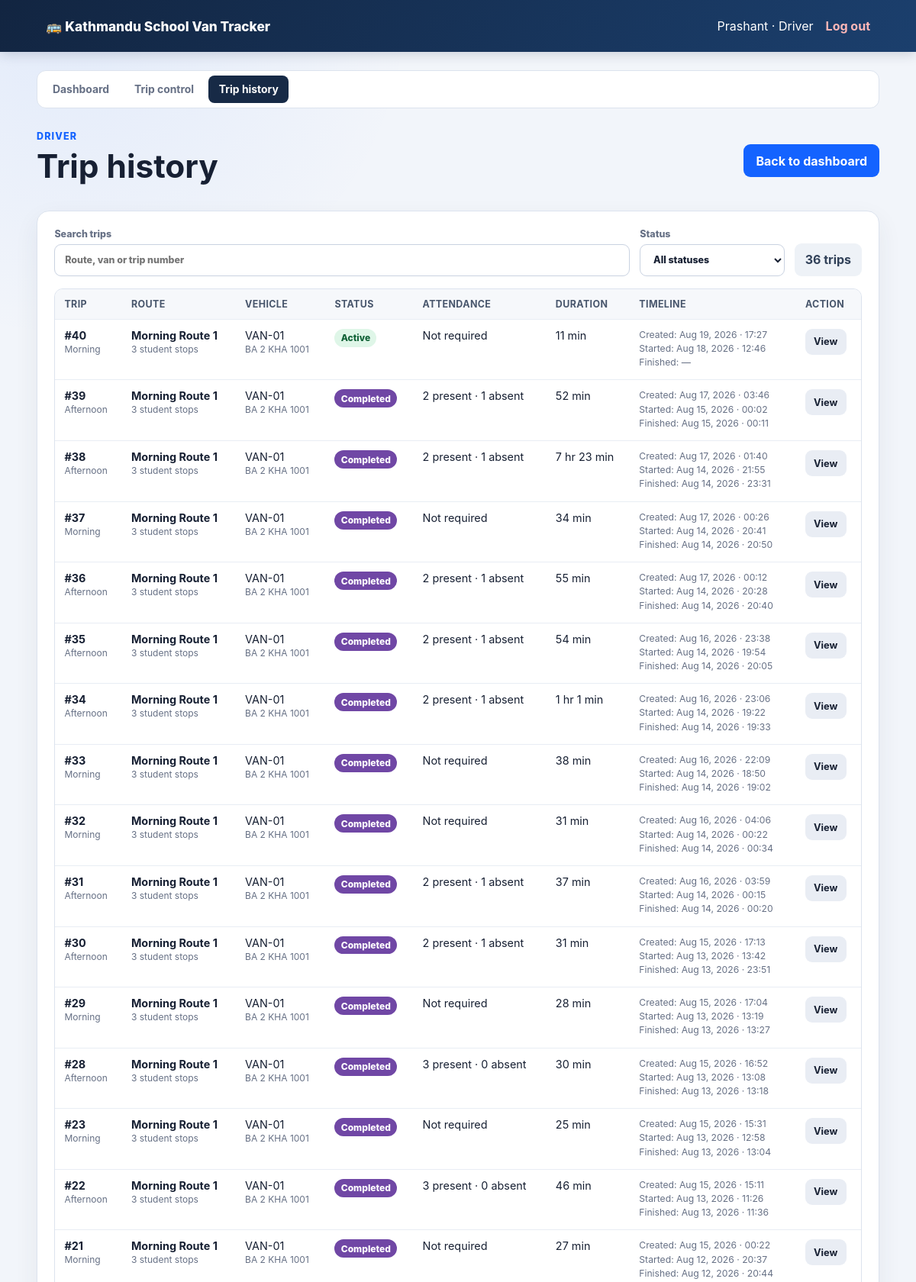
Page /driver/trip-history.php (signed in, upper part) on the committed database.
### tables this page shows
CREATE TABLE `trips` (
  `id` bigint(20) unsigned NOT NULL AUTO_INCREMENT,
  `route_id` bigint(20) unsigned NOT NULL,
  `van_id` bigint(20) unsigned NOT NULL,
  `driver_id` bigint(20) unsigned NOT NULL,
  `trip_type` enum('morning','afternoon') NOT NULL,
  `status` enum('scheduled','active','paused','emergency','completed','cancelled') NOT NULL DEFAULT 'scheduled',
  `started_at` datetime DEFAULT NULL,
  `completed_at` datetime DEFAULT NULL,
  `simulated_elapsed_sec` int(10) unsigned NOT NULL DEFAULT 0,
  `current_lat` decimal(10,8) DEFAULT NULL,
  `current_lng` decimal(11,8) DEFAULT NULL,
  `physical_speed_kmh` decimal(6,2) NOT NULL DEFAULT 0.00,
  `playback_multiplier` decimal(5,2) NOT NULL DEFAULT 1.00,
  `total_distance_m` decimal(12,2) NOT NULL DEFAULT 0.00,
  `distance_travelled_m` decimal(12,2) NOT NULL DEFAULT 0.00,
  `reached_stop_count` smallint(5) unsigned NOT NULL DEFAULT 0,
  `heading_deg` decimal(6,2) NOT NULL DEFAULT 0.00,
  `scenario_traffic_level` enum('low','medium','high') NOT NULL DEFAULT 'medium',
  `scenario_weather` enum('clear','rain','heavy_rain','fog') NOT NULL DEFAULT 'clear',
  `scenario_school_period` enum('regular','exam','half_day') NOT NULL DEFAULT 'regular',
  `scenario_hour_of_day` tinyint(3) unsigned NOT NULL DEFAULT 8,
  `scenario_day_of_week` tinyint(3) unsigned NOT NULL DEFAULT 0,
  `route_road_type` varchar(50) NOT NULL DEFAULT 'unclassified',
  `baseline_duration_sec` decimal(10,2) DEFAULT NULL,
  `predicted_eta_sec` decimal(10,2) DEFAULT NULL,
  `predicted_eta_lower_sec` decimal(10,2) DEFAULT NULL,
  `predicted_eta_upper_sec` decimal(10,2) DEFAULT NULL,
  `eta_model_version` varchar(80) DEFAULT NULL,
  `random_seed` int(10) unsigned DEFAULT NULL,
  `created_at` timestamp NOT NULL DEFAULT current_timestamp(),
  PRIMARY KEY (`id`),
  KEY `idx_trips_status` (`status`),
  KEY `idx_trips_van` (`van_id`),
  KEY `fk_trips_route` (`route_id`),
  KEY `fk_trips_driver` (`driver_id`),
  CONSTRAINT `fk_trips_driver` FOREIGN KEY (`driver_id`) REFERENCES `drivers` (`id`),
  CONSTRAINT `fk_trips_route` FOREIGN KEY (`route_id`) REFERENCES `routes` (`id`),
  CONSTRAINT `fk_trips_van` FOREIGN KEY (`van_id`) REFERENCES `vans` (`id`)
);

CREATE TABLE `routes` (
  `id` bigint(20) unsigned NOT NULL AUTO_INCREMENT,
  `name` varchar(120) NOT NULL,
  `start_name` varchar(160) NOT NULL,
  `start_lat` decimal(10,8) NOT NULL,
  `start_lng` decimal(11,8) NOT NULL,
  `school_name` varchar(160) NOT NULL,
  `school_lat` decimal(10,8) NOT NULL,
  `school_lng` decimal(11,8) NOT NULL,
  `algorithm` enum('astar','contraction_hierarchy') NOT NULL DEFAULT 'astar',
  `active` tinyint(1) NOT NULL DEFAULT 1,
  `created_at` timestamp NOT NULL DEFAULT current_timestamp(),
  PRIMARY KEY (`id`)
);

CREATE TABLE `vans` (
  `id` bigint(20) unsigned NOT NULL AUTO_INCREMENT,
  `van_number` varchar(50) NOT NULL,
  `plate_number` varchar(50) NOT NULL,
  `capacity` smallint(5) unsigned NOT NULL DEFAULT 15,
  `speed_limit_kmh` decimal(5,2) NOT NULL DEFAULT 40.00,
  `active` tinyint(1) NOT NULL DEFAULT 1,
  `created_at` timestamp NOT NULL DEFAULT current_timestamp(),
  PRIMARY KEY (`id`),
  UNIQUE KEY `van_number` (`van_number`),
  UNIQUE KEY `plate_number` (`plate_number`)
);

### web/config/database.php (called while the page is built, shortened)
<?php
function database(): PDO
{
    $host = getenv('VAN_TRACKER_DB_HOST') ?: '127.0.0.1';
    $port = getenv('VAN_TRACKER_DB_PORT') ?: '3306';
    $name = getenv('VAN_TRACKER_DB_NAME') ?: 'van_tracker_v2';
    $user = getenv('VAN_TRACKER_DB_USER') ?: 'root';
    $pass = getenv('VAN_TRACKER_DB_PASSWORD') ?: '';
    $dsn = "mysql:host={$host};port={$port};dbname={$name};charset=utf8mb4";
    $pdo = new PDO($dsn, $user, $pass, [
        PDO::ATTR_ERRMODE => PDO::ERRMODE_EXCEPTION,
        PDO::ATTR_DEFAULT_FETCH_MODE => PDO::FETCH_ASSOC,
        PDO::ATTR_EMULATE_PREPARES => false,
    ]);
    return $pdo;
}

### web/includes/auth.php (called while the page is built, shortened)
<?php
function escape(string $value): string
{
    return htmlspecialchars($value, ENT_QUOTES | ENT_SUBSTITUTE, 'UTF-8');
}

### web/driver/trip-history.php (the view, shortened to what this page needs)
<?php
require_once dirname(__DIR__) . '/config/database.php';
require_once dirname(__DIR__) . '/includes/auth.php';
require_once dirname(__DIR__) . '/includes/layout.php';
$statement = database()->prepare(
    'SELECT t.id, t.trip_type, t.status, t.created_at,
            t.started_at, t.completed_at, t.simulated_elapsed_sec,
            r.name AS route_name, v.van_number, v.plate_number,
            SUM(ts.student_id IS NOT NULL) AS student_count,
            SUM(ts.student_id IS NOT NULL AND ts.attendance_status = \'present\') AS present_count,
            SUM(ts.student_id IS NOT NULL AND ts.attendance_status = \'absent\') AS absent_count,
            SUM(ts.student_id IS NOT NULL AND ts.attendance_status = \'unmarked\') AS unmarked_count
     FROM trips t
     JOIN drivers d ON d.id = t.driver_id
     JOIN routes r ON r.id = t.route_id
     JOIN vans v ON v.id = t.van_id
     LEFT JOIN trip_stops ts ON ts.trip_id = t.id
     WHERE d.user_id = :user_id
     GROUP BY t.id
     ORDER BY t.id DESC'
);
$statement->execute(['user_id' => $_SESSION['user_id']]);
$trips = $statement->fetchAll();
function format_driver_trip_duration(int $seconds): string
{
    $hours = intdiv($seconds, 3600);
    $minutes = intdiv($seconds % 3600, 60);
    return $hours > 0
        ? sprintf('%d hr %d min', $hours, $minutes)
        : sprintf('%d min', max(1, $minutes));
}
function format_driver_trip_timestamp(?string $value): string
{
    return $value ? date('M d, Y · H:i', strtotime($value)) : '—';
}
?>
<div class="page-heading">
    <div><span class="eyebrow">Driver</span><h1>Trip history</h1></div>
    <a class="primary-button" href="<?= APP_BASE_URL ?>/driver/dashboard.php">Back to dashboard</a>
</div>
<section class="panel">
    <?php if (!$trips): ?><p class="muted">No trip records.</p><?php else: ?>
        <div class="history-toolbar">
            <label>
                <span>Search trips</span>
                <input id="trip-history-search" type="search"
                       placeholder="Route, van or trip number">
            </label>
            <label>
                <span>Status</span>
                <select id="trip-history-status">
                    <option value="">All statuses</option>
                </select>
            </label>
            <strong id="trip-history-count"><?= count($trips) ?> trips</strong>
        </div>
        <div class="data-table-wrap history-table-wrap"><table class="data-table history-table">
            <thead><tr><th>Trip</th><th>Route</th><th>Vehicle</th><th>Status</th><th>Attendance</th><th>Duration</th><th>Timeline</th><th>Action</th></tr></thead>
            <tbody><?php foreach ($trips as $trip): ?>
                <tr data-trip-history-row
                    data-status="<?= escape($trip['status']) ?>"
                    data-search="<?= escape(strtolower(implode(' ', [
                        '#' . $trip['id'], $trip['trip_type'], $trip['route_name'],
                        $trip['van_number'], $trip['plate_number'],
                    ]))) ?>">
                    <td><strong>#<?= (int) $trip['id'] ?></strong><br><small><?= escape(ucfirst($trip['trip_type'])) ?></small></td>
                    <td><strong><?= escape($trip['route_name']) ?></strong><br><small><?= (int) $trip['student_count'] ?> student stops</small></td>
                    <td><?= escape($trip['van_number']) ?><br><small><?= escape($trip['plate_number']) ?></small></td>
                    <td><span class="status-badge status-<?= escape($trip['status']) ?>"><?= escape(ucfirst($trip['status'])) ?></span></td>
                    <td>
                        <?php if ($trip['trip_type'] === 'morning'): ?>
                            Not required
                        <?php else: ?>
                            <?= (int) $trip['present_count'] ?> present · <?= (int) $trip['absent_count'] ?> absent
                        <?php endif; ?>
                    </td>
                    <td><?= escape(format_driver_trip_duration((int) $trip['simulated_elapsed_sec'])) ?></td>
                    <td class="history-timeline">
                        <span>Created: <?= escape(format_driver_trip_timestamp($trip['created_at'])) ?></span>
                        <span>Started: <?= escape(format_driver_trip_timestamp($trip['started_at'])) ?></span>
                        <span>Finished: <?= escape(format_driver_trip_timestamp($trip['completed_at'])) ?></span>
                    </td>
                    <td><a class="primary-button small-button secondary-button"
                           href="<?= APP_BASE_URL ?>/trip-control.php?trip_id=<?= (int) $trip['id'] ?>">View</a></td>
                </tr>
            <?php endforeach; ?></tbody>
        </table></div>
    <?php endif; ?>
</section>

### web/assets/css/app.css (style rules this page uses)
:root { --ink: #172033; --muted: #667085; --navy: #172a46; --blue: #1463ff; --orange: #f59e0b; --surface: #ffffff; --background: #f2f5fa; --border: #dce3ee; --danger: #c62828; --cyan: #0ea5a8; --success: #14804a; --soft-blue: #edf4ff; }
* { box-sizing: border-box; }
body { margin: 0; color: var(--ink); background: radial-gradient(circle at 8% 0%, rgb(20 99 255 / 7%), transparent 28rem), var(--background); font-family: Inter, ui-sans-serif, system-ui, -apple-system, BlinkMacSystemFont, "Segoe UI", sans-serif; }
a { color: inherit; }
.user-area, .user-area form, .button-row, .page-heading { display: flex; align-items: center; gap: 1rem; }
.page-heading { justify-content: space-between; margin-bottom: 1.6rem; }
h1, h2, p { margin-top: 0; }
h1 { margin-bottom: .45rem; font-size: clamp(1.8rem, 4vw, 2.65rem); }
.eyebrow { display: block; margin-bottom: .4rem; color: var(--blue); font-size: .78rem; font-weight: 800; letter-spacing: .09em; text-transform: uppercase; }
.metric-card, .panel, .auth-card { padding: 1.4rem; border: 1px solid var(--border); border-radius: 16px; background: var(--surface); box-shadow: 0 12px 32px rgb(37 50 75 / 7%); }
.panel { margin-bottom: 1rem; }
.primary-button, button { display: inline-flex; min-height: 42px; padding: .7rem 1rem; align-items: center; justify-content: center; border: 0; border-radius: 9px; color: white; background: var(--blue); font: inherit; font-weight: 750; text-decoration: none; cursor: pointer; }
label { display: grid; gap: .45rem; font-size: .9rem; font-weight: 700; }
input, select { width: 100%; min-height: 44px; padding: .7rem .8rem; border: 1px solid #c9d2e1; border-radius: 9px; background: white; color: var(--ink); font: inherit; }
.data-table-wrap { overflow-x: auto; }
.data-table { width: 100%; border-collapse: collapse; font-size: .9rem; }
.data-table th, .data-table td { padding: .75rem; border-bottom: 1px solid #e8edf4; text-align: left; vertical-align: top; }
.data-table th { color: #48566c; background: #f6f8fb; font-size: .78rem; letter-spacing: .03em; text-transform: uppercase; }
.history-toolbar { display: grid; grid-template-columns: minmax(240px, 1fr) 190px auto; gap: .8rem; align-items: end; margin-bottom: 1rem; }
.history-toolbar label { display: grid; gap: .35rem; color: var(--muted); font-size: .78rem; font-weight: 800; }
.history-toolbar input, .history-toolbar select { min-height: 42px; }
.history-toolbar strong { padding: .72rem .85rem; border-radius: 9px; color: #314159; background: #eef2f7; text-align: center; white-space: nowrap; }
.history-table-wrap { border: 1px solid var(--border); border-radius: 11px; }
.history-table { min-width: 1040px; }
.history-table small { color: var(--muted); }
.history-timeline { min-width: 185px; }
.history-timeline span { display: block; margin-bottom: .2rem; color: var(--muted); font-size: .76rem; white-space: nowrap; }
.small-button { min-height: 34px; padding: .45rem .7rem; font-size: .8rem; }
.secondary-button { color: var(--ink); background: #e9edf4; }
.status-badge { display: inline-flex; padding: .28rem .52rem; border-radius: 999px; color: #116237; background: #e1f6e9; font-size: .75rem; font-weight: 800; }
.status-active { color: #116237; background: #dff6e8; }
.status-completed { color: white; background: #7047a5; }

### rows in the picture
trips: id "40", trip_type "Morning", route.name "Morning Route 1", student_count "3", van.van_number "VAN-01", van.plate_number "BA 2 KHA 1001", status "Active", shows "Not required", simulated_elapsed_sec "11 min", created_at "Aug 19, 2026 · 17:27", started_at "Aug 18, 2026 · 12:46", completed_at "—"
trips: id "39", trip_type "Afternoon", route.name "Morning Route 1", student_count "3", van.van_number "VAN-01", van.plate_number "BA 2 KHA 1001", status "Completed", present_count "2", absent_count "1", simulated_elapsed_sec "52 min", created_at "Aug 17, 2026 · 03:46", started_at "Aug 15, 2026 · 00:02", completed_at "Aug 15, 2026 · 00:11"
trips: id "38", trip_type "Afternoon", route.name "Morning Route 1", student_count "3", van.van_number "VAN-01", van.plate_number "BA 2 KHA 1001", status "Completed", present_count "2", absent_count "1", simulated_elapsed_sec "7 hr 23 min", created_at "Aug 17, 2026 · 01:40", started_at "Aug 14, 2026 · 21:55", completed_at "Aug 14, 2026 · 23:31"
trips: id "37", trip_type "Morning", route.name "Morning Route 1", student_count "3", van.van_number "VAN-01", van.plate_number "BA 2 KHA 1001", status "Completed", shows "Not required", simulated_elapsed_sec "34 min", created_at "Aug 17, 2026 · 00:26", started_at "Aug 14, 2026 · 20:41", completed_at "Aug 14, 2026 · 20:50"
trips: id "36", trip_type "Afternoon", route.name "Morning Route 1", student_count "3", van.van_number "VAN-01", van.plate_number "BA 2 KHA 1001", status "Completed", present_count "2", absent_count "1", simulated_elapsed_sec "55 min", created_at "Aug 17, 2026 · 00:12", started_at "Aug 14, 2026 · 20:28", completed_at "Aug 14, 2026 · 20:40"
trips: id "35", trip_type "Afternoon", route.name "Morning Route 1", student_count "3", van.van_number "VAN-01", van.plate_number "BA 2 KHA 1001", status "Completed", present_count "2", absent_count "1", simulated_elapsed_sec "54 min", created_at "Aug 16, 2026 · 23:38", started_at "Aug 14, 2026 · 19:54", completed_at "Aug 14, 2026 · 20:05"
trips: id "34", trip_type "Afternoon", route.name "Morning Route 1", student_count "3", van.van_number "VAN-01", van.plate_number "BA 2 KHA 1001", status "Completed", present_count "2", absent_count "1", simulated_elapsed_sec "1 hr 1 min", created_at "Aug 16, 2026 · 23:06", started_at "Aug 14, 2026 · 19:22", completed_at "Aug 14, 2026 · 19:33"
trips: id "33", trip_type "Morning", route.name "Morning Route 1", student_count "3", van.van_number "VAN-01", van.plate_number "BA 2 KHA 1001", status "Completed", shows "Not required", simulated_elapsed_sec "38 min", created_at "Aug 16, 2026 · 22:09", started_at "Aug 14, 2026 · 18:50", completed_at "Aug 14, 2026 · 19:02"
trips: id "32", trip_type "Morning", route.name "Morning Route 1", student_count "3", van.van_number "VAN-01", van.plate_number "BA 2 KHA 1001", status "Completed", shows "Not required", simulated_elapsed_sec "31 min", created_at "Aug 16, 2026 · 04:06", started_at "Aug 14, 2026 · 00:22", completed_at "Aug 14, 2026 · 00:34"
trips: id "31", trip_type "Afternoon", route.name "Morning Route 1", student_count "3", van.van_number "VAN-01", van.plate_number "BA 2 KHA 1001", status "Completed", present_count "2", absent_count "1", simulated_elapsed_sec "37 min", created_at "Aug 16, 2026 · 03:59", started_at "Aug 14, 2026 · 00:15", completed_at "Aug 14, 2026 · 00:20"
trips: id "30", trip_type "Afternoon", route.name "Morning Route 1", student_count "3", van.van_number "VAN-01", van.plate_number "BA 2 KHA 1001", status "Completed", present_count "2", absent_count "1", simulated_elapsed_sec "31 min", created_at "Aug 15, 2026 · 17:13", started_at "Aug 13, 2026 · 13:42", completed_at "Aug 13, 2026 · 23:51"
trips: id "29", trip_type "Morning", route.name "Morning Route 1", student_count "3", van.van_number "VAN-01", van.plate_number "BA 2 KHA 1001", status "Completed", shows "Not required", simulated_elapsed_sec "28 min", created_at "Aug 15, 2026 · 17:04", started_at "Aug 13, 2026 · 13:19", completed_at "Aug 13, 2026 · 13:27"
trips: id "28", trip_type "Afternoon", route.name "Morning Route 1", student_count "3", van.van_number "VAN-01", van.plate_number "BA 2 KHA 1001", status "Completed", present_count "3", absent_count "0", simulated_elapsed_sec "30 min", created_at "Aug 15, 2026 · 16:52", started_at "Aug 13, 2026 · 13:08", completed_at "Aug 13, 2026 · 13:18"
trips: id "23", trip_type "Morning", route.name "Morning Route 1", student_count "3", van.van_number "VAN-01", van.plate_number "BA 2 KHA 1001", status "Completed", shows "Not required", simulated_elapsed_sec "25 min", created_at "Aug 15, 2026 · 15:31", started_at "Aug 13, 2026 · 12:58", completed_at "Aug 13, 2026 · 13:04"
trips: id "22", trip_type "Afternoon", route.name "Morning Route 1", student_count "3", van.van_number "VAN-01", van.plate_number "BA 2 KHA 1001", status "Completed", present_count "3", absent_count "0", simulated_elapsed_sec "46 min", created_at "Aug 15, 2026 · 15:11", started_at "Aug 13, 2026 · 11:26", completed_at "Aug 13, 2026 · 11:36"
trips: id "21", trip_type "Morning", route.name "Morning Route 1", student_count "3", van.van_number "VAN-01", van.plate_number "BA 2 KHA 1001", status "Completed", shows "Not required", simulated_elapsed_sec "27 min", created_at "Aug 15, 2026 · 00:22", started_at "Aug 12, 2026 · 20:37", completed_at "Aug 12, 2026 · 20:44"

### other values in the picture
APP_NAME "Kathmandu School Van Tracker"
$userName "Prashant"
$role "Driver"
$label "Dashboard"
$label "Trip control"
$label "Trip history"
count($trips) "36"
